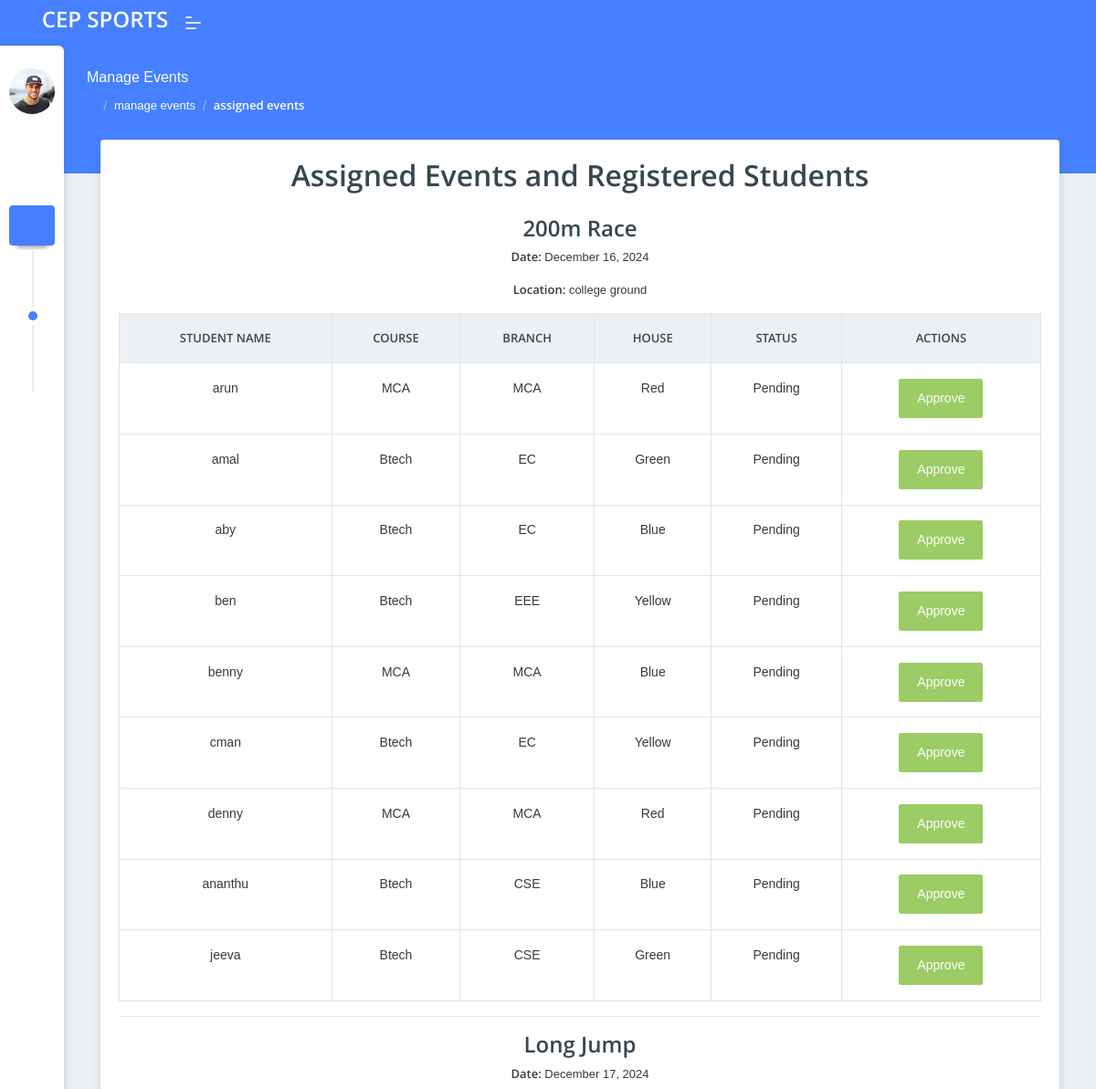
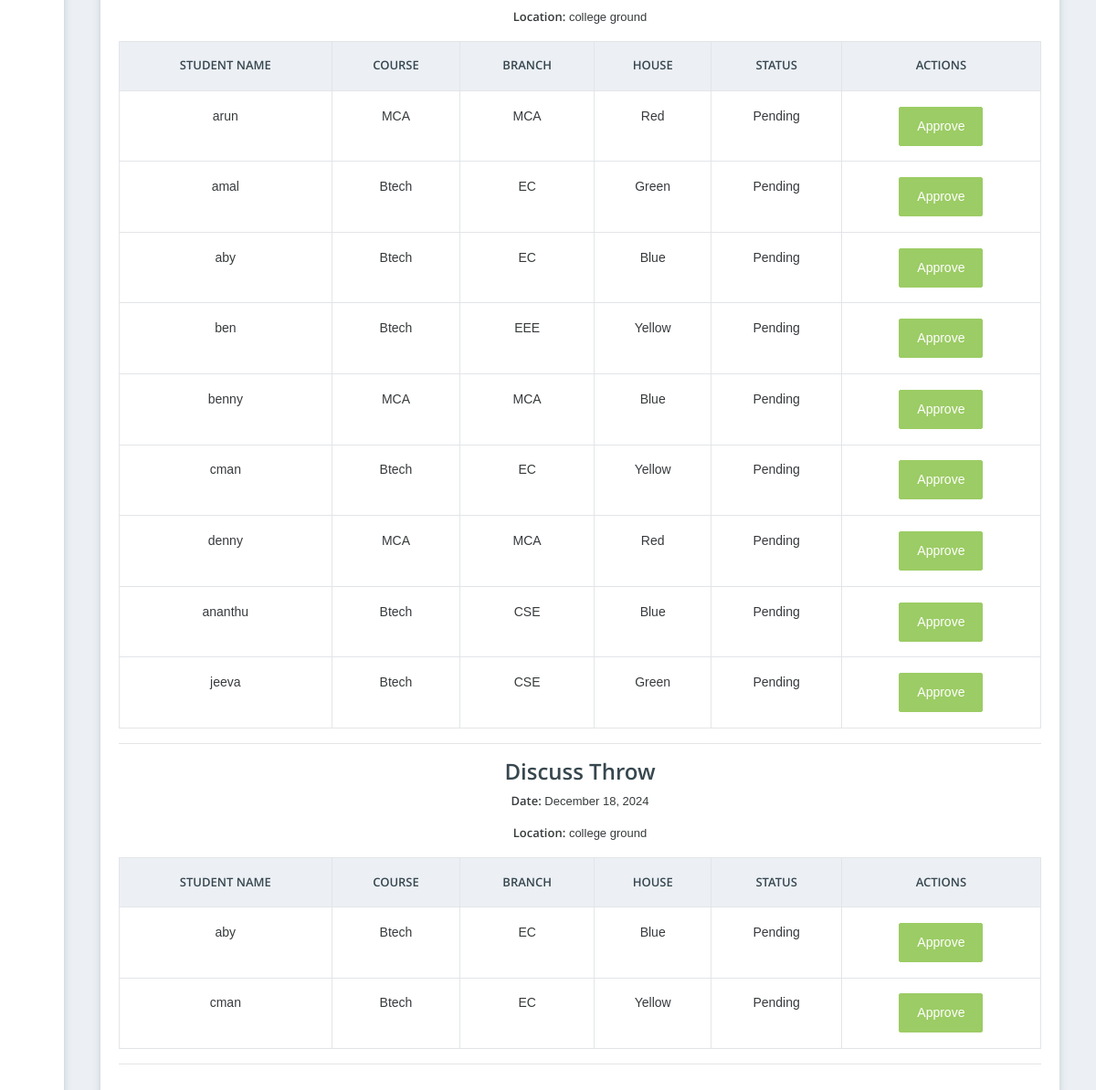
The page /coordinator/assigned_events/ (signed in) on the database as committed earlier (2 pictures, top to bottom).
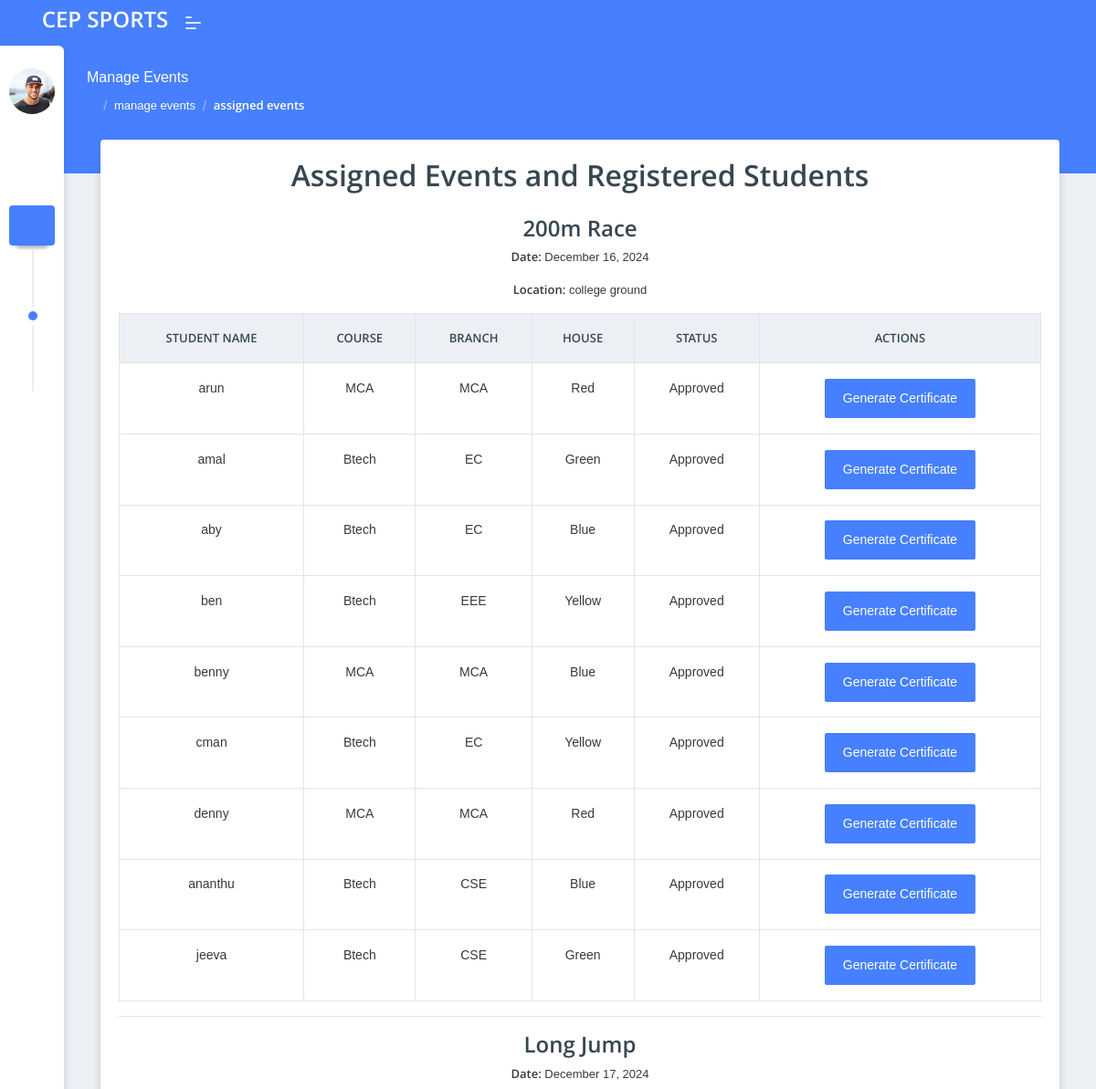
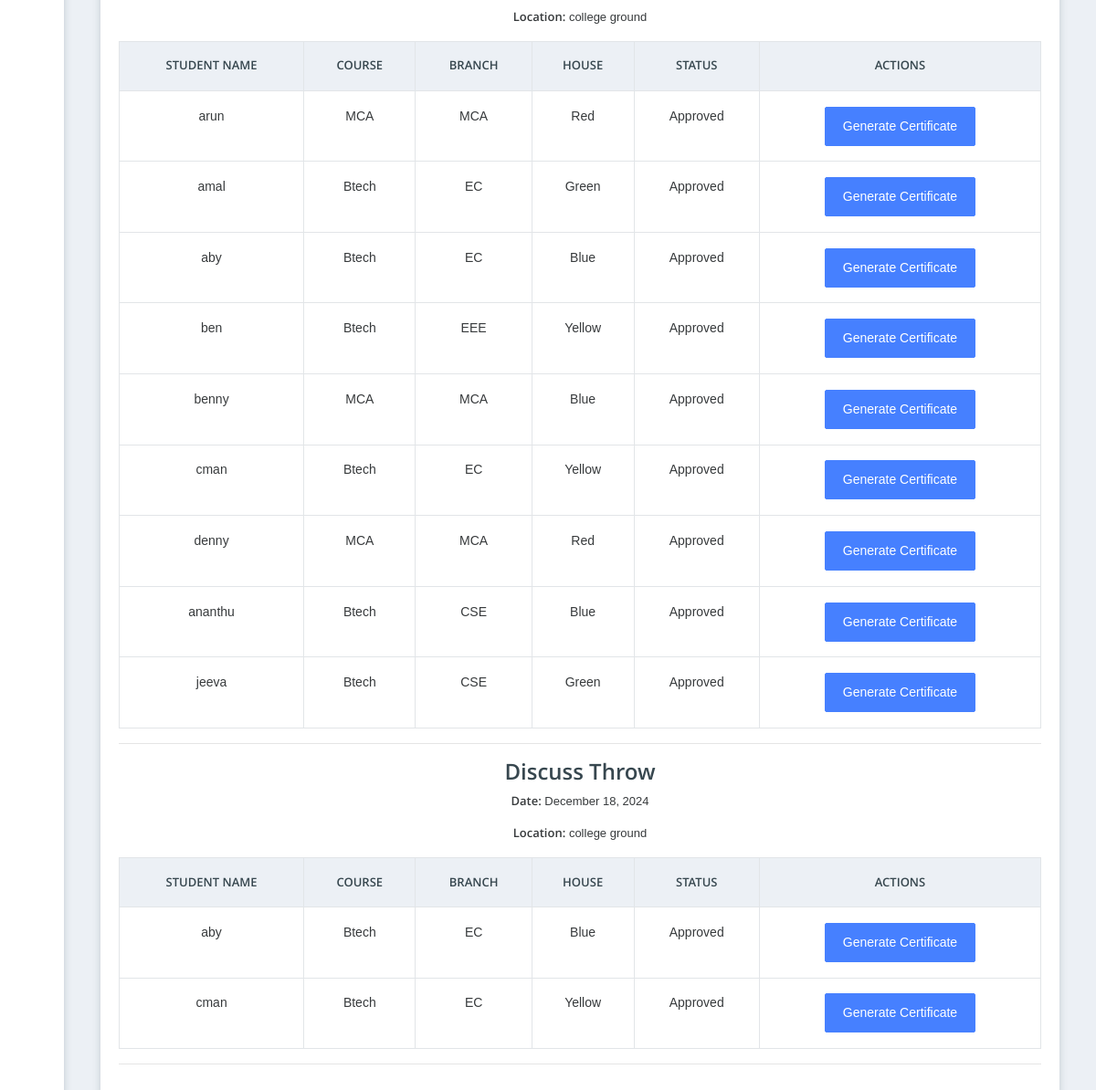
The same page on the database as committed later (2 pictures, top to bottom).
### student/models.py (models this page shows, shortened)
class EventRegistration(models.Model):
    full_name = models.CharField(max_length=100)
    course = models.CharField(max_length=100)
    branch = models.CharField(max_length=100)
    event = models.ForeignKey(SportEvent, on_delete=models.CASCADE)
    student = models.ForeignKey(CoreStudent, on_delete=models.CASCADE,null=True)
    house = models.ForeignKey('coordinator.House', on_delete=models.CASCADE, default=1)  # Link to the House model
    approved = models.BooleanField(default=False)

### coordinator/models.py (models this page shows, shortened)
class House(models.Model):
    name = models.CharField(max_length=100)
    description = models.TextField()
    assigned_coordinator = models.ForeignKey(Coordinator, on_delete=models.CASCADE, related_name='houses')

### coordinator/views.py (the view)
# urls.py: path('assigned_events/', views.view_assigned_events, name='view_assigned_events'),
@login_required
def view_assigned_events(request):
    coordinator = get_object_or_404(Coordinator, user=request.user)
    assigned_events = CoordinatorAssignedEvent.objects.filter(coordinator=coordinator)
    events_with_students = []
    for assigned_event in assigned_events:
        event = assigned_event.sport_event
        registrations = EventRegistration.objects.filter(event=event)
        events_with_students.append((event, registrations))
    context = {
        'events_with_students': events_with_students,
    }
    return render(request, 'coordinator/view_assigned_events.html', context)

### coordinator/templates/coordinator/view_assigned_events.html (shortened to what this page needs)
{% extends "coordinator/base.html" %}
{% load static %}
{% block content %}
 <div class="pcoded-main-container">
    <div class="pcoded-content">
        <div class="page-header">
            <div class="page-block">
                <div class="row align-items-center">
                    <div class="col-md-12">
                        <div class="page-header-title">
                            <h5 class="m-b-10">Manage Events</h5>
                        </div>
                        <ul class="breadcrumb">
                            <li class="breadcrumb-item"><a href="{% url "coordinator_dashboard" %}"><i class="feather icon-home"></i></a></li>
                            <li class="breadcrumb-item"><a href="{% url "manage_events" %}">manage events</a></li>
                            <li class="breadcrumb-item"><a href="#!">assigned events</a></li>
                        </ul>
                    </div>
                </div>
            </div>
        </div>
        <div class="col-sm-12">
          <div class="card">
              <div class="card-header text-center">
                <h2 class="text-center mb-4">Assigned Events and Registered Students</h2>
                {% for event, registrations in events_with_students %}
                    <h4>{{ event.title }}</h4>
                    <p><strong>Date:</strong> {{ event.date|date:"F j, Y" }}</p>
                    <p><strong>Location:</strong> {{ event.location }}</p>
{% if registrations %}
<table class="table table-bordered">
    <thead>
        <tr>
            <th>Student Name</th>
            <th>Course</th>
            <th>Branch</th>
            <th>House</th>
            <th>Status</th>
            <th>Actions</th>
        </tr>
    </thead>
    <tbody>
        {% for registration in registrations %}
            <tr>
                <td>{{ registration.full_name }}</td>
                <td>{{ registration.course }}</td>
                <td>{{ registration.branch }}</td>
                <td>{{ registration.house.name }}</td>
                <td>{{ registration.approved|yesno:"Approved,Pending" }}</td>
                <td>
                    {% if not registration.approved %}
                        <form method="POST" action="{% url 'approve_registration' registration.id %}">
                            <button type="submit" class="btn btn-success">Approve</button>
                        </form>
                    {% endif %}
                    {% if registration.approved %}
                        <form method="POST" action="{% url 'generate_certificates_view' event.id %}">
                            <button type="submit" class="btn btn-primary">Generate Certificate</button>
                        </form>
                    {% endif %}
                </td>
            </tr>
        {% endfor %}
    </tbody>
</table>
{% else %}
    <p>No registrations for this event.</p>
{% endif %}
<hr>
{% endfor %}
          </div>
      </div>
    </div>
</div>
{% endblock content %}

Rows that differ between the two databases and show on the page:
changed EventRegistration (number 1 of 20 on the later page): approved "Pending" → "Approved"; approved "Approve" → "Generate Certificate"
changed EventRegistration (number 2 of 20 on the later page): approved "Pending" → "Approved"; approved "Approve" → "Generate Certificate"
changed EventRegistration (number 3 of 20 on the later page): approved "Pending" → "Approved"; approved "Approve" → "Generate Certificate"
changed EventRegistration (number 4 of 20 on the later page): approved "Pending" → "Approved"; approved "Approve" → "Generate Certificate"
changed EventRegistration (number 5 of 20 on the later page): approved "Pending" → "Approved"; approved "Approve" → "Generate Certificate"
changed EventRegistration (number 6 of 20 on the later page): approved "Pending" → "Approved"; approved "Approve" → "Generate Certificate"
changed EventRegistration (number 7 of 20 on the later page): approved "Pending" → "Approved"; approved "Approve" → "Generate Certificate"
changed EventRegistration (number 8 of 20 on the later page): approved "Pending" → "Approved"; approved "Approve" → "Generate Certificate"
changed EventRegistration (number 9 of 20 on the later page): approved "Pending" → "Approved"; approved "Approve" → "Generate Certificate"
changed EventRegistration (number 10 of 20 on the later page): approved "Pending" → "Approved"; approved "Approve" → "Generate Certificate"
changed EventRegistration (number 11 of 20 on the later page): approved "Pending" → "Approved"; approved "Approve" → "Generate Certificate"
changed EventRegistration (number 12 of 20 on the later page): approved "Pending" → "Approved"; approved "Approve" → "Generate Certificate"
changed EventRegistration (number 13 of 20 on the later page): approved "Pending" → "Approved"; approved "Approve" → "Generate Certificate"
changed EventRegistration (number 14 of 20 on the later page): approved "Pending" → "Approved"; approved "Approve" → "Generate Certificate"
changed EventRegistration (number 15 of 20 on the later page): approved "Pending" → "Approved"; approved "Approve" → "Generate Certificate"
changed EventRegistration (number 16 of 20 on the later page): approved "Pending" → "Approved"; approved "Approve" → "Generate Certificate"
changed EventRegistration (number 17 of 20 on the later page): approved "Pending" → "Approved"; approved "Approve" → "Generate Certificate"
changed EventRegistration (number 18 of 20 on the later page): approved "Pending" → "Approved"; approved "Approve" → "Generate Certificate"
changed EventRegistration (number 19 of 20 on the later page): approved "Pending" → "Approved"; approved "Approve" → "Generate Certificate"
changed EventRegistration (number 20 of 20 on the later page): approved "Pending" → "Approved"; approved "Approve" → "Generate Certificate"
